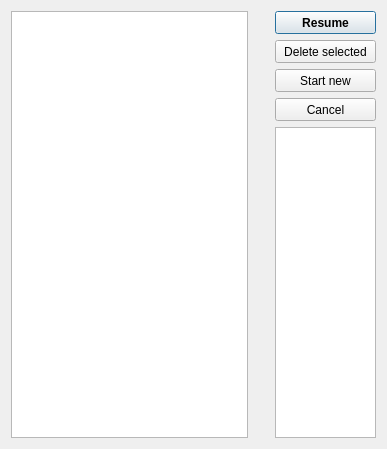
<?xml version="1.0" encoding="UTF-8"?>
<ui version="4.0">
 <class>Resume</class>
 <widget class="QDialog" name="Resume">
  <property name="geometry">
   <rect>
    <x>0</x>
    <y>0</y>
    <width>387</width>
    <height>449</height>
   </rect>
  </property>
  <property name="maximumSize">
   <size>
    <width>387</width>
    <height>449</height>
   </size>
  </property>
  <property name="windowTitle">
   <string>Dialog</string>
  </property>
  <layout class="QHBoxLayout" name="horizontalLayout_2">
   <item>
    <layout class="QHBoxLayout" name="horizontalLayout">
     <item>
      <widget class="QListWidget" name="listWidget">
       <property name="sizePolicy">
        <sizepolicy hsizetype="Maximum" vsizetype="Expanding">
         <horstretch>0</horstretch>
         <verstretch>0</verstretch>
        </sizepolicy>
       </property>
      </widget>
     </item>
     <item>
      <spacer name="horizontalSpacer">
       <property name="orientation">
        <enum>Qt::Horizontal</enum>
       </property>
       <property name="sizeHint" stdset="0">
        <size>
         <width>40</width>
         <height>20</height>
        </size>
       </property>
      </spacer>
     </item>
     <item>
      <layout class="QVBoxLayout" name="verticalLayout">
       <item>
        <widget class="QPushButton" name="resumeButton">
         <property name="minimumSize">
          <size>
           <width>101</width>
           <height>23</height>
          </size>
         </property>
         <property name="maximumSize">
          <size>
           <width>101</width>
           <height>23</height>
          </size>
         </property>
         <property name="font">
          <font>
           <weight>75</weight>
           <bold>true</bold>
          </font>
         </property>
         <property name="text">
          <string>Resume</string>
         </property>
        </widget>
       </item>
       <item>
        <widget class="QPushButton" name="cancelButton_2">
         <property name="minimumSize">
          <size>
           <width>101</width>
           <height>23</height>
          </size>
         </property>
         <property name="maximumSize">
          <size>
           <width>101</width>
           <height>23</height>
          </size>
         </property>
         <property name="text">
          <string>Delete selected</string>
         </property>
        </widget>
       </item>
       <item>
        <widget class="QPushButton" name="newButton">
         <property name="minimumSize">
          <size>
           <width>101</width>
           <height>23</height>
          </size>
         </property>
         <property name="maximumSize">
          <size>
           <width>101</width>
           <height>23</height>
          </size>
         </property>
         <property name="text">
          <string>Start new</string>
         </property>
        </widget>
       </item>
       <item>
        <widget class="QPushButton" name="cancelButton">
         <property name="minimumSize">
          <size>
           <width>101</width>
           <height>23</height>
          </size>
         </property>
         <property name="maximumSize">
          <size>
           <width>101</width>
           <height>23</height>
          </size>
         </property>
         <property name="text">
          <string>Cancel</string>
         </property>
        </widget>
       </item>
       <item>
        <widget class="QTextBrowser" name="textBrowser">
         <property name="minimumSize">
          <size>
           <width>101</width>
           <height>0</height>
          </size>
         </property>
         <property name="maximumSize">
          <size>
           <width>101</width>
           <height>16777215</height>
          </size>
         </property>
         <property name="html">
          <string>&lt;!DOCTYPE HTML PUBLIC &quot;-//W3C//DTD HTML 4.0//EN&quot; &quot;http://www.w3.org/TR/REC-html40/strict.dtd&quot;&gt;
&lt;html&gt;&lt;head&gt;&lt;meta name=&quot;qrichtext&quot; content=&quot;1&quot; /&gt;&lt;style type=&quot;text/css&quot;&gt;
p, li { white-space: pre-wrap; }
&lt;/style&gt;&lt;/head&gt;&lt;body style=&quot; font-family:'MS Shell Dlg 2'; font-size:8.25pt; font-weight:400; font-style:normal;&quot;&gt;
&lt;p style=&quot;-qt-paragraph-type:empty; margin-top:0px; margin-bottom:0px; margin-left:0px; margin-right:0px; -qt-block-indent:0; text-indent:0px;&quot;&gt;&lt;br /&gt;&lt;/p&gt;&lt;/body&gt;&lt;/html&gt;</string>
         </property>
        </widget>
       </item>
      </layout>
     </item>
    </layout>
   </item>
  </layout>
 </widget>
 <resources/>
 <connections/>
</ui>
